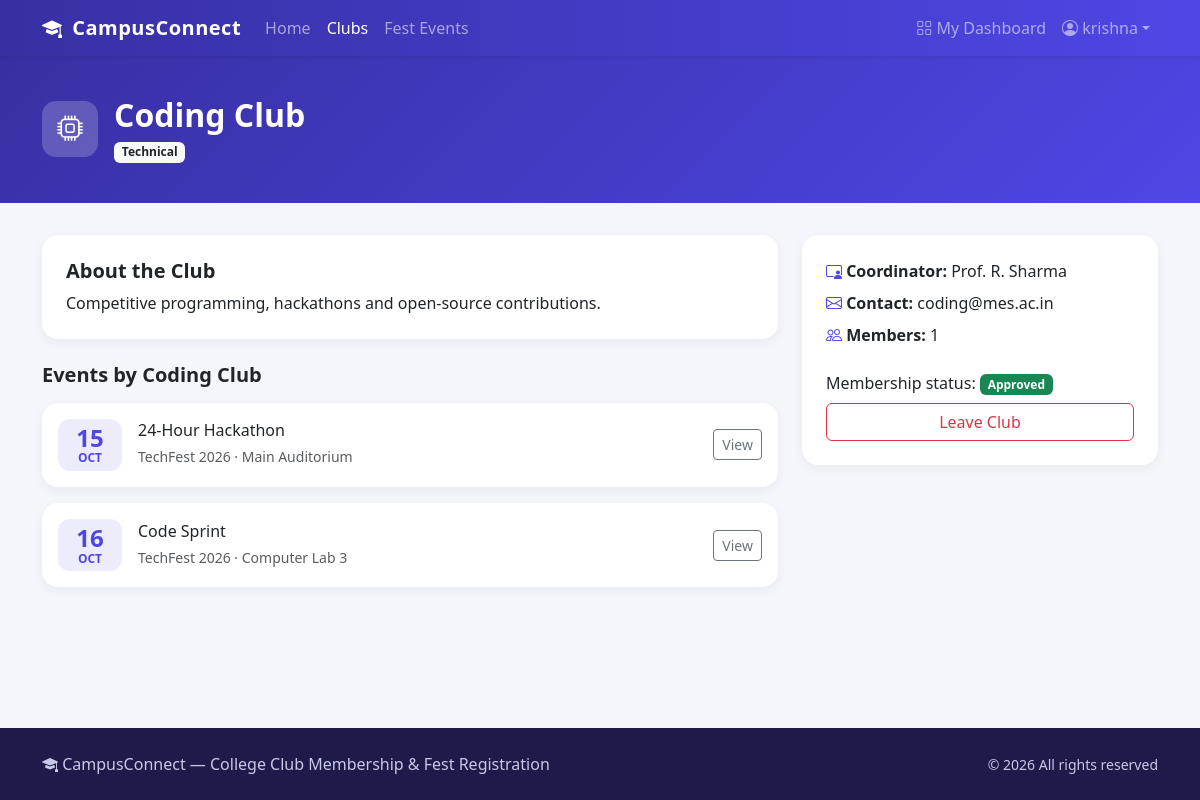
The app's page /clubs/1 (signed in) with its own data.
### tables this page shows
CREATE TABLE "users" (
    id            INTEGER PRIMARY KEY AUTOINCREMENT,
    name          TEXT    NOT NULL,
    email         TEXT    NOT NULL UNIQUE,
    password_hash TEXT    NOT NULL,
    roll_no       TEXT,
    department    TEXT,
    year          TEXT,
    phone         TEXT,
    role          TEXT    NOT NULL DEFAULT 'student' CHECK (role IN ('student', 'admin', 'club_admin')),
    club_id       INTEGER REFERENCES clubs(id) ON DELETE CASCADE,    created_at    TEXT    NOT NULL DEFAULT CURRENT_TIMESTAMP
);

CREATE TABLE clubs (
    id            INTEGER PRIMARY KEY AUTOINCREMENT,
    name          TEXT    NOT NULL UNIQUE,
    category      TEXT    NOT NULL,
    description   TEXT    NOT NULL,
    coordinator   TEXT,
    contact_email TEXT,
    created_at    TEXT    NOT NULL DEFAULT CURRENT_TIMESTAMP
);

CREATE TABLE events (
    id               INTEGER PRIMARY KEY AUTOINCREMENT,
    title            TEXT    NOT NULL,
    fest_name        TEXT    NOT NULL,
    club_id          INTEGER REFERENCES clubs(id) ON DELETE SET NULL,
    description      TEXT    NOT NULL,
    venue            TEXT    NOT NULL,
    event_date       TEXT    NOT NULL,
    event_time       TEXT    NOT NULL,
    max_participants INTEGER NOT NULL DEFAULT 100,
    created_at       TEXT    NOT NULL DEFAULT CURRENT_TIMESTAMP
);

CREATE TABLE memberships (
    id        INTEGER PRIMARY KEY AUTOINCREMENT,
    user_id   INTEGER NOT NULL REFERENCES users(id) ON DELETE CASCADE,
    club_id   INTEGER NOT NULL REFERENCES clubs(id) ON DELETE CASCADE,
    status    TEXT    NOT NULL DEFAULT 'pending' CHECK (status IN ('pending', 'approved', 'rejected')),
    joined_at TEXT    NOT NULL DEFAULT CURRENT_TIMESTAMP,
    UNIQUE (user_id, club_id)
);

### app.py (the view)
@app.route("/clubs/<int:club_id>")
def club_detail(club_id):
    db = get_db()
    club = get_club_or_404(club_id)
    member_count = db.execute(
        "SELECT COUNT(*) FROM memberships WHERE club_id = ? AND status = 'approved'", (club_id,)
    ).fetchone()[0]
    events = db.execute(
        "SELECT * FROM events WHERE club_id = ? ORDER BY event_date, event_time", (club_id,)
    ).fetchall()
    membership = None
    if g.user:
        membership = db.execute(
            "SELECT * FROM memberships WHERE club_id = ? AND user_id = ?", (club_id, g.user["id"])
        ).fetchone()
    return render_template("club_detail.html", club=club, member_count=member_count,
                           events=events, membership=membership)

### app.py (called while the page is built)
def get_db():
    if "db" not in g:
        g.db = sqlite3.connect(DATABASE)
        g.db.row_factory = sqlite3.Row
        g.db.execute("PRAGMA foreign_keys = ON")
    return g.db

@app.before_request
def load_user():
    user_id = session.get("user_id")
    g.user = None
    g.club = None
    if user_id is not None:
        db = get_db()
        g.user = db.execute("SELECT * FROM users WHERE id = ?", (user_id,)).fetchone()
        if g.user is not None and g.user["role"] == "club_admin":
            g.club = db.execute("SELECT * FROM clubs WHERE id = ?", (g.user["club_id"],)).fetchone()

def current_portal():
    user = g.get("user")
    return "club_admin" if user is not None and user["role"] == "club_admin" else "admin"

@app.context_processor
def inject_globals():
    return {
        "user": g.get("user"),
        "my_club": g.get("club"),
        "portal": current_portal(),
        "category_icons": CATEGORY_ICONS,
        "today": date.today().isoformat(),
    }

def get_club_or_404(club_id):
    club = get_db().execute("SELECT * FROM clubs WHERE id = ?", (club_id,)).fetchone()
    if club is None:
        abort(404)
    return club

### templates/club_detail.html (shortened to what this page needs)
{% extends "base.html" %}
{% from "_macros.html" import date_badge, status_badge %}
{% block content %}
<div class="page-header">
    <div class="container d-flex align-items-center gap-3">
        <span class="club-icon" style="background: rgba(255,255,255,.2)"><i class="bi bi-{{ category_icons.get(club.category, 'star') }}"></i></span>
        <div>
            <h1 class="h2 fw-bold mb-1">{{ club.name }}</h1>
            <span class="badge bg-light text-dark">{{ club.category }}</span>
        </div>
    </div>
</div>
<div class="container">
    <div class="row g-4">
        <div class="col-lg-8">
            <div class="card hover-card mb-4">
                <div class="card-body p-4">
                    <h5 class="fw-bold">About the Club</h5>
                    <p class="mb-0">{{ club.description }}</p>
                </div>
            </div>
            <h5 class="fw-bold mb-3">Events by {{ club.name }}</h5>
            {% for e in events %}
            <div class="card hover-card mb-3">
                <div class="card-body d-flex gap-3 align-items-center">
                    {{ date_badge(e.event_date) }}
                    <div class="flex-grow-1">
                        <h6 class="mb-1">{{ e.title }}</h6>
                        <small class="text-muted">{{ e.fest_name }} &middot; {{ e.venue }}</small>
                    </div>
                    <a href="{{ url_for('event_detail', event_id=e.id) }}" class="btn btn-sm btn-outline-secondary">View</a>
                </div>
            </div>
            {% else %}
            <p class="text-muted">No events scheduled yet.</p>
            {% endfor %}
        </div>
        <div class="col-lg-4">
            <div class="card hover-card">
                <div class="card-body p-4">
                    <ul class="list-unstyled mb-4">
                        <li class="mb-2"><i class="bi bi-person-video3 text-brand"></i> <strong>Coordinator:</strong> {{ club.coordinator or 'TBA' }}</li>
                        <li class="mb-2"><i class="bi bi-envelope text-brand"></i> <strong>Contact:</strong> {{ club.contact_email or '-' }}</li>
                        <li><i class="bi bi-people text-brand"></i> <strong>Members:</strong> {{ member_count }}</li>
                    </ul>
                    {% if not user %}
                        <a href="{{ url_for('login', next=request.path) }}" class="btn btn-brand w-100">Login to Join</a>
                    {% elif user.role == 'student' %}
                        {% if membership and membership.status in ['pending', 'approved'] %}
                            <p class="mb-2">Membership status: {{ status_badge(membership.status) }}</p>
                            <form method="post" action="{{ url_for('leave_club', club_id=club.id) }}" data-confirm="Are you sure you want to {{ 'cancel your request' if membership.status == 'pending' else 'leave this club' }}?">
                                <button class="btn btn-outline-danger w-100">{{ 'Cancel Request' if membership.status == 'pending' else 'Leave Club' }}</button>
                            </form>
                        {% endif %}
                    {% elif user.role == 'admin' %}
                        <a href="{{ url_for('admin_club_form', club_id=club.id) }}" class="btn btn-outline-secondary w-100"><i class="bi bi-pencil"></i> Edit Club</a>
                    {% endif %}
                </div>
            </div>
        </div>
    </div>
</div>
{% endblock %}

### templates/base.html (shortened to what this page needs)
<!doctype html>
<html lang="en">
<head>
    <link href="https://cdn.jsdelivr.net/npm/bootstrap@5.3.3/dist/css/bootstrap.min.css" rel="stylesheet">
    <link href="https://cdn.jsdelivr.net/npm/bootstrap-icons@1.11.3/font/bootstrap-icons.min.css" rel="stylesheet">
    <link href="{{ url_for('static', filename='css/style.css') }}" rel="stylesheet">
</head>
<body class="d-flex flex-column min-vh-100">
<nav class="navbar navbar-expand-lg navbar-dark bg-brand shadow-sm sticky-top">
    <div class="container">
        <a class="navbar-brand" href="{{ url_for('index') }}"><i class="bi bi-mortarboard-fill me-1"></i> CampusConnect</a>
        <div class="collapse navbar-collapse" id="mainNav">
            <ul class="navbar-nav me-auto">
                <li class="nav-item"><a class="nav-link {% if request.endpoint == 'index' %}active{% endif %}" href="{{ url_for('index') }}">Home</a></li>
                <li class="nav-item"><a class="nav-link {% if request.endpoint in ['clubs', 'club_detail'] %}active{% endif %}" href="{{ url_for('clubs') }}">Clubs</a></li>
                <li class="nav-item"><a class="nav-link {% if request.endpoint in ['events', 'event_detail'] %}active{% endif %}" href="{{ url_for('events') }}">Fest Events</a></li>
            </ul>
            <ul class="navbar-nav">
                {% if user %}
                    {% if user.role == 'admin' %}
                        <li class="nav-item"><a class="nav-link" href="{{ url_for('admin_dashboard') }}"><i class="bi bi-speedometer2"></i> Admin Panel</a></li>
                    {% elif user.role == 'club_admin' %}
                        <li class="nav-item"><a class="nav-link" href="{{ url_for('club_admin_dashboard') }}"><i class="bi bi-speedometer2"></i> Club Portal</a></li>
                    {% else %}
                        <li class="nav-item"><a class="nav-link" href="{{ url_for('dashboard') }}"><i class="bi bi-grid"></i> My Dashboard</a></li>
                    {% endif %}
                    <li class="nav-item dropdown">
                        <a class="nav-link dropdown-toggle" href="#" data-bs-toggle="dropdown"><i class="bi bi-person-circle"></i> {{ user.name.split()[0] }}</a>
                    </li>
                {% else %}
                    <li class="nav-item"><a class="nav-link" href="{{ url_for('login') }}">Login</a></li>
                    <li class="nav-item"><a class="btn btn-light btn-sm ms-lg-2 mt-1" href="{{ url_for('register') }}">Register</a></li>
                {% endif %}
            </ul>
        </div>
    </div>
</nav>
<main class="flex-grow-1">
    {% block content %}{% endblock %}
</main>
<footer class="py-4 mt-5">
    <div class="container d-flex flex-column flex-md-row justify-content-between align-items-center gap-2">
        <span><i class="bi bi-mortarboard-fill"></i> CampusConnect &mdash; College Club Membership &amp; Fest Registration</span>
        <span class="small">&copy; 2026 All rights reserved</span>
    </div>
</footer>
</body>
</html>

### templates/_macros.html
{% macro date_badge(value) %}
    {% set parts = value.split('-') %}
    {% set months = ['Jan','Feb','Mar','Apr','May','Jun','Jul','Aug','Sep','Oct','Nov','Dec'] %}
    <div class="date-badge">
        <div class="day">{{ parts[2] }}</div>
        <div class="month">{{ months[parts[1]|int - 1] }}</div>
    </div>
{% endmacro %}
{% macro status_badge(status) %}
    {% set colors = {'pending': 'warning', 'approved': 'success', 'rejected': 'danger'} %}
    <span class="badge text-bg-{{ colors.get(status, 'secondary') }} text-capitalize">{{ status }}</span>
{% endmacro %}

### static/css/style.css (style rules this page uses)
:root { --brand: #4f46e5; --brand-dark: #3730a3; --accent: #ec4899; }
body { background: #f5f6fb; font-family: "Segoe UI", system-ui, -apple-system, sans-serif; }
.navbar-brand { font-weight: 700; letter-spacing: .5px; }
.bg-brand { background: linear-gradient(90deg, var(--brand-dark), var(--brand)); }
.text-brand { color: var(--brand) !important; }
.page-header { background: linear-gradient(135deg, var(--brand-dark), var(--brand)); color: #fff; padding: 2.5rem 0; margin-bottom: 2rem; }
.hover-card { border: 0; border-radius: 1rem; transition: transform .2s ease, box-shadow .2s ease; box-shadow: 0 4px 12px rgba(0, 0, 0, .05); }
.club-icon { width: 56px; height: 56px; border-radius: 14px; display: inline-flex; align-items: center; justify-content: center; font-size: 1.6rem; color: #fff; background: linear-gradient(135deg, var(--brand), var(--accent)); }
.date-badge { min-width: 64px; text-align: center; border-radius: .75rem; background: rgba(79, 70, 229, .1); color: var(--brand); padding: .4rem .5rem; line-height: 1.1; }
.date-badge .day { font-size: 1.5rem; font-weight: 700; }
.date-badge .month { font-size: .75rem; text-transform: uppercase; font-weight: 600; }
footer { background: #1e1b4b; color: #c7c9e8; }

### records on screen
users: name "krishna"
clubs: name "Coding Club", category "Technical", description "Competitive programming, hackathons and open-source contributions.", coordinator "Prof. R. Sharma", contact_email "coding@mes.ac.in"
events: parts "15", months "OCT", title "24-Hour Hackathon", fest_name "TechFest 2026", venue "Main Auditorium"
events: parts "16", months "OCT", title "Code Sprint", fest_name "TechFest 2026", venue "Computer Lab 3"
memberships: status "Approved", status "Leave Club"

### other values on screen
{{ member_count }} "1"
